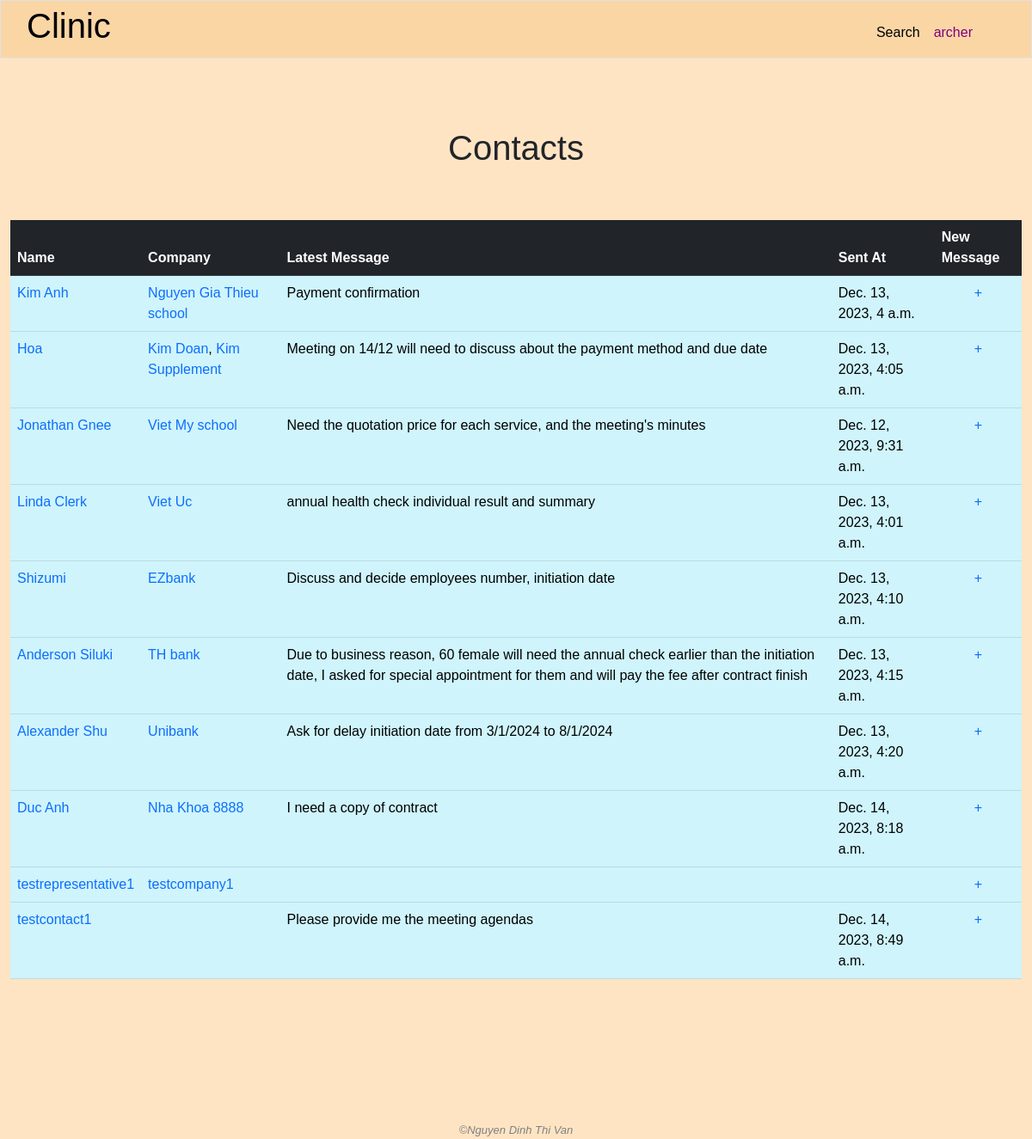
The page /people (signed in) on the database its author committed.
### clinic/models.py (models this page shows, shortened)
class User(AbstractUser):
    class Level(models.IntegerChoices):
        GUEST = 0
        LOW = 1
        MIDDLE = 2
        TOP = 3
    management_right_level = models.IntegerField(choices=Level.choices, blank=True, null=True)

class People(models.Model):
    name = models.CharField(max_length=255)
    position = models.TextField(blank=True)
    address = models.TextField(blank=True, null=True)
    email = models.CharField(max_length=255)
    phone = models.CharField(max_length=255)
    note = models.TextField(blank=True)
    created_by = models.ForeignKey(User, on_delete=models.SET_NULL, blank=True, null=True, related_name='add_people')
    modified_by = models.ForeignKey(User, on_delete=models.SET_NULL, blank=True, null=True, related_name='modified_person')

class Company(models.Model):
    name = models.CharField(max_length=255)
    industry = models.CharField(max_length=255)
    address = models.TextField()
    email = models.CharField(max_length=255, blank=True, null=True)
    phone = models.CharField(max_length=255, blank=True, null=True)
    representative = models.ForeignKey('People', on_delete=models.SET_NULL, blank=True, null=True, related_name="companies")
    male_headcount = models.IntegerField()
    female_headcount = models.IntegerField()
    created_by = models.ForeignKey(User, on_delete=models.SET_NULL, blank=True, null=True, related_name="add_companies")
    modified_by = models.ForeignKey(User, on_delete=models.SET_NULL, blank=True, null=True, related_name="modified_companies")

class ContactDiary(models.Model):
    name = models.ForeignKey(People, on_delete=models.CASCADE, related_name='talks')
    content = models.TextField()
    date = models.DateTimeField(auto_now_add=True)

### clinic/views.py (the view)
# urls.py: path('people', views.people, name='people'),
@login_required
def people(request):
    if "read_all_people_info" not in user_right(request.user.management_right_level):
        request.session['nay_message'] = 'You are not allowed to enter this part'
        return HttpResponseRedirect(reverse('index'))
    nay_message = request.session.get('nay_message', '')
    yay_message = request.session.get('yay_message', '')
    request.session['nay_message'] = ''
    request.session['yay_message'] = ''
    people = People.objects.all()
    for person in people:
        person.latest_message = person.talks.order_by("-date").first()
    return render(request, "clinic/people.html", {
        "people": people,
        "nay_message": nay_message,
        "yay_message": yay_message
    })

### clinic/templates/clinic/people.html (shortened to what this page needs)
{% extends "clinic/layout.html" %}
{% load static %}
{% block main %}
    <h1 class="text-center" style="margin-bottom: 1.5em;">Contacts</h1>
    <div class="container-fluid">
        <table class="table table-info">
            <thead class="table table-dark">
                <tr>
                    <th>Name</th>
                    <th>Company</th>
                    <th>Latest Message</th>
                    <th class="hide-for-mobile">Sent At</th>
                    <th>New Message</th>
                </tr>
            </thead>
            <tbody>
                {% for person in people %}
                    <tr>
                        <td>
                            <a class="no-underline" href="{% url 'person_detail' person_id=person.id %}">{{ person.name }}</a>
                        </td>
                        <td>
                            {% for company in person.companies.all %}
                                {% if not forloop.last %}
                                    <a class="no-underline" href="{% url 'company_detail' company_id=company.id %}">{{ company.name }}</a>,
                                {% else %}
                                    <a class="no-underline" href="{% url 'company_detail' company_id=company.id %}">{{ company.name }}</a>
                                {% endif %}
                            {% endfor %}
                        </td>
                        <td>
                            {{ person.latest_message.content }}
                        </td>
                        <td class="hide-for-mobile">
                            {{ person.latest_message.date }}
                        </td>
                        <td style="text-align: center;">
                            <a href="{% url 'add_message_from_all_people_page' person_id=person.id %}" class="no-underline">+</a>
                        </td>
                    </tr>
                {% empty %}
                    No contact yet
                {% endfor %}
            </tbody>
        </table>
    </div>
{% endblock %}

### clinic/templates/clinic/layout.html (shortened to what this page needs)
{% load static %}
<!DOCTYPE html>
<html lang="en">
    <head>
        <link rel="stylesheet" href="https://cdnjs.cloudflare.com/ajax/libs/font-awesome/4.7.0/css/font-awesome.min.css">
        <link rel="stylesheet" href="{% static 'clinic/bootstrap.css' %}">
        <link rel="stylesheet" href="{% static 'clinic/styles.css' %}">
    </head>
    <body>
        {% if user.is_authenticated %}
            <nav class="navbar navbar-expand-lg navbar-custom border" id="pc-nav">
                <a class="navbar-brand" href="{% url 'index' %}"><span><h1>Clinic</h1></span></a>
                <div class="collapse navbar-collapse" id="navbar">
                    <ul class="navbar-nav ms-auto mt-2">
                        <li class="nav-item">
                            <div class="dropdown">
                                <a class="nav-link active" href="{% url 'search' %}">Search</a>
                            </div>
                        </li>
                        <li class="nav-item">
                            <div class="dropdown">
                                <button class="nav-link active" style="color: purple;" type="button" id="dropdownMenuButton2" data-bs-toggle="dropdown" aria-expanded="false">
                                    {{ user.username }}
                                </button>
                            </div>
                        </li>
                    </ul>
                </div>
            </nav>
        {% endif %}
        <main>{% block main %}{% endblock %}</main>
        <footer class="text-center">
            &#169;Nguyen Dinh Thi Van
        </footer>
    </body>
</html>

### clinic/static/clinic/styles.css (style rules this page uses)
body { font-family: sans-serif; }
body { color: auto; background-color: bisque; }
main { min-height: 40vh; }
footer { margin-top: 150px; font-family: sans-serif; font-size: 13px; font-style: italic; color: grey; }
.navbar-custom { padding: 0 60px 0 30px; background: #FAD6A5; margin-bottom: 30px; }
.container-fluid { display: flex; justify-content: center; align-items: center; }
td { padding: .5em; color: orange; }
.no-underline { text-decoration: none; }

### rows shown on the page
User: username "archer"
People: name "Kim Anh", latest_message.content "Payment confirmation", latest_message "Dec. 13, 2023, 4 a.m."
Company: name "Nguyen Gia Thieu school"
People: name "Hoa", latest_message.content "Meeting on 14/12 will need to discuss about the payment method and due date", latest_message "Dec. 13, 2023, 4:05 a.m."
Company: name "Kim Doan"
Company: name "Kim Supplement"
People: name "Jonathan Gnee", latest_message.content "Need the quotation price for each service, and the meeting's minutes", latest_message "Dec. 12, 2023, 9:31 a.m."
Company: name "Viet My school"
People: name "Linda Clerk", latest_message.content "annual health check individual result and summary", latest_message "Dec. 13, 2023, 4:01 a.m."
Company: name "Viet Uc"
People: name "Shizumi", latest_message.content "Discuss and decide employees number, initiation date", latest_message "Dec. 13, 2023, 4:10 a.m."
Company: name "EZbank"
People: name "Anderson Siluki", latest_message.content "Due to business reason, 60 female will need the annual check earlier than the initiation date, I asked for special appointment for them and will pay the fee after contract finish", latest_message "Dec. 13, 2023, 4:15 a.m."
Company: name "TH bank"
People: name "Alexander Shu", latest_message.content "Ask for delay initiation date from 3/1/2024 to 8/1/2024", latest_message "Dec. 13, 2023, 4:20 a.m."
Company: name "Unibank"
People: name "Duc Anh", latest_message.content "I need a copy of contract", latest_message "Dec. 14, 2023, 8:18 a.m."
Company: name "Nha Khoa 8888"
People: name "testrepresentative1"
Company: name "testcompany1"
People: name "testcontact1", latest_message.content "Please provide me the meeting agendas", latest_message "Dec. 14, 2023, 8:49 a.m."
